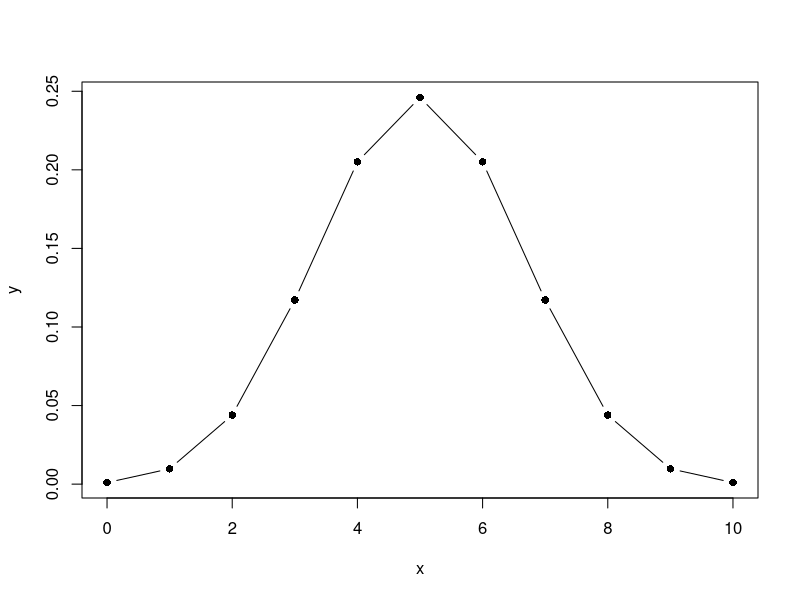
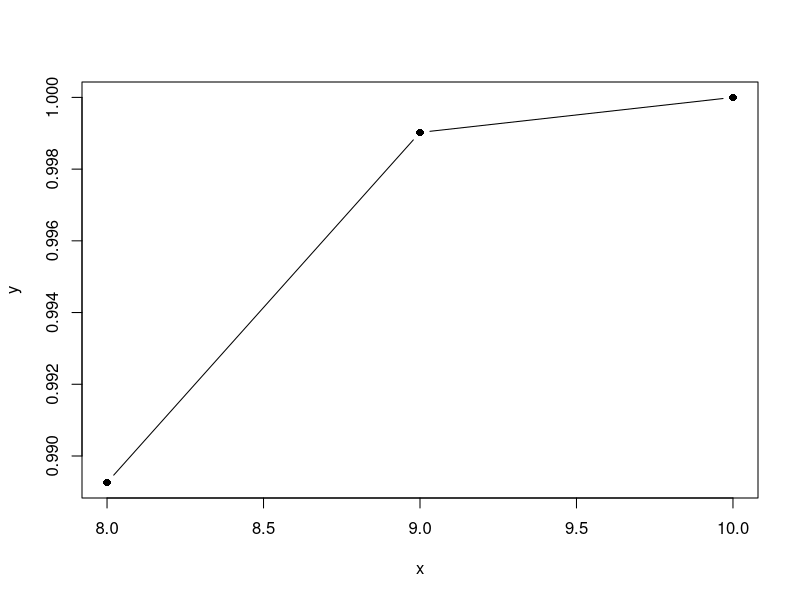
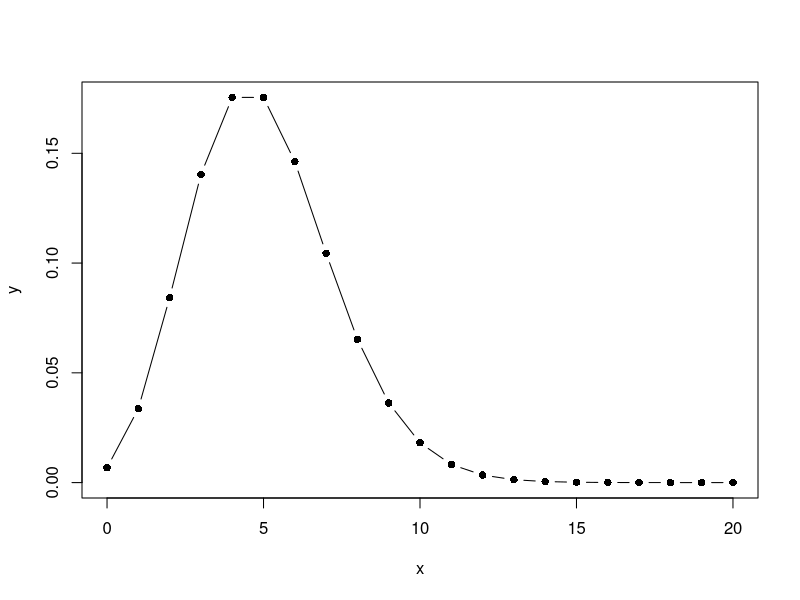

Generate these figures, in order, with R:
## ---- chunk 1
knitr::opts_chunk$set(echo = TRUE)
## ---- chunk 2
library(MASS)
df <- Cars93
rows_in_test <-  40  
rows_in_train <- nrow(df) - rows_in_test 
train <- df[sample(nrow(df), rows_in_test), ] 
## ---- chunk 3
USA <- train[train$Origin == "USA",]
length(USA)

FOREIGN <- train[train$Origin == "non-USA",]
length(FOREIGN)
## ---- chunk 4
write.csv(USA, "Lab3USA.csv")
write.csv(FOREIGN, "Lab3For.csv" )

## ---- chunk 5
births <- sample(c("boy", "girl"), size = 10, replace = TRUE, prob = c(0.515, 0.485))
table(births)   
## ---- chunk 6
births2 <- sample(c("boy", "girl"), size = 10000, replace = TRUE, prob = c(0.515, 0.485))
table(births2) 
## ---- chunk 7
boys1 <- dbinom(3,size = 10,prob = 0.515)
boys1
## ---- chunk 8
boys2 <- pbinom(c(8,9,10),size = 10,prob = 0.5,lower.tail = FALSE)
boys2
## ---- chunk 9
n <- 10
x <- 0:n
y <- dbinom(x,size = n,prob = 0.5)
plot(x,y,type = "b",pch = 16,col="black")
## ---- chunk 10
n <- 10
x <- 8:n
y <- pbinom(x,size = n,prob = 0.5)
plot(x,y,type = "b",pch = 16,col="black")
## ---- chunk 11
partone <- dpois(x=4, lambda = 5)
partone
## ---- chunk 12
parttwo <- ppois(q=5, lambda = 5, lower.tail = FALSE)
parttwo
## ---- chunk 13
n <- 20
x <- 0:n
y <- dpois(x, lambda = 5)
plot(x,y, type = "b", pch = 16, col = "black")
